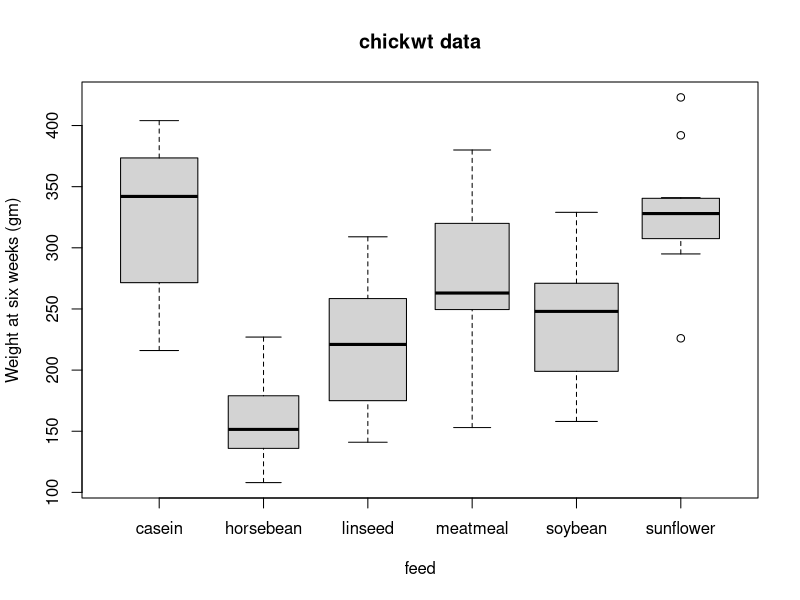
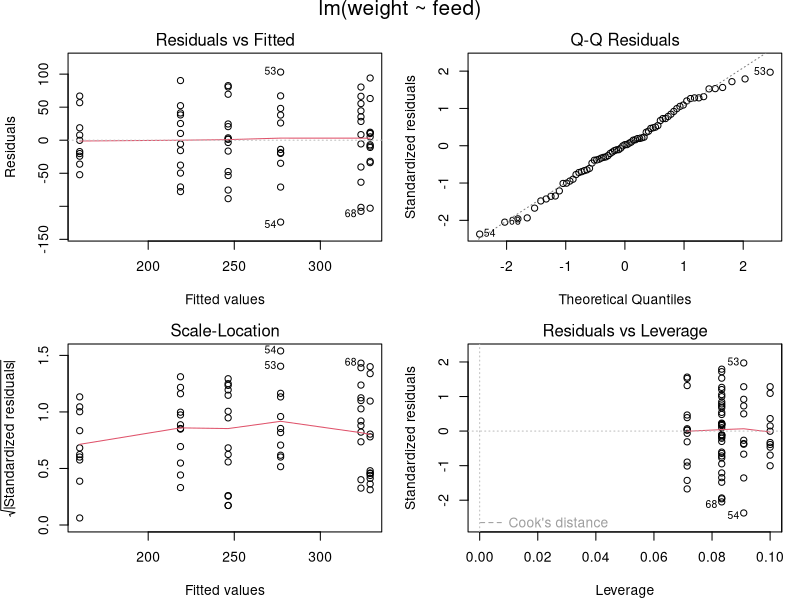

Recreate these plots in R, in order.
checkAndInstall <- function(packageName)
{
    # pkg is a matrix and its first column is a vector of package names
    pkg <- installed.packages()
    dsExists <- packageName %in% pkg[ , 1]
    if (!dsExists)
    {
        print(paste(packageName, "is currently not installed."))
        print(paste("Installing", packageName, "..."))
        install.packages(packageName)
    }
    else
    {
        print(paste(packageName, "is already installed."))
    }
}

loadCourseData <- function()
{
    checkAndInstall("datasets")
    checkAndInstall("ggplot2")
    checkAndInstall("stats")
    checkAndInstall("graphics")
    
    
    print("test plotting ...")
    boxplot(weight ~ feed, data = chickwts, col = "lightgray",
    varwidth = TRUE, notch = FALSE, main = "chickwt data",
    ylab = "Weight at six weeks (gm)")
    anova(fm1 <- lm(weight ~ feed, data = chickwts))
    opar <- par(mfrow = c(2, 2), oma = c(0, 0, 1.1, 0),
    mar = c(4.1, 4.1, 2.1, 1.1))
    plot(fm1)
    par(opar)
}


loadCourseData()